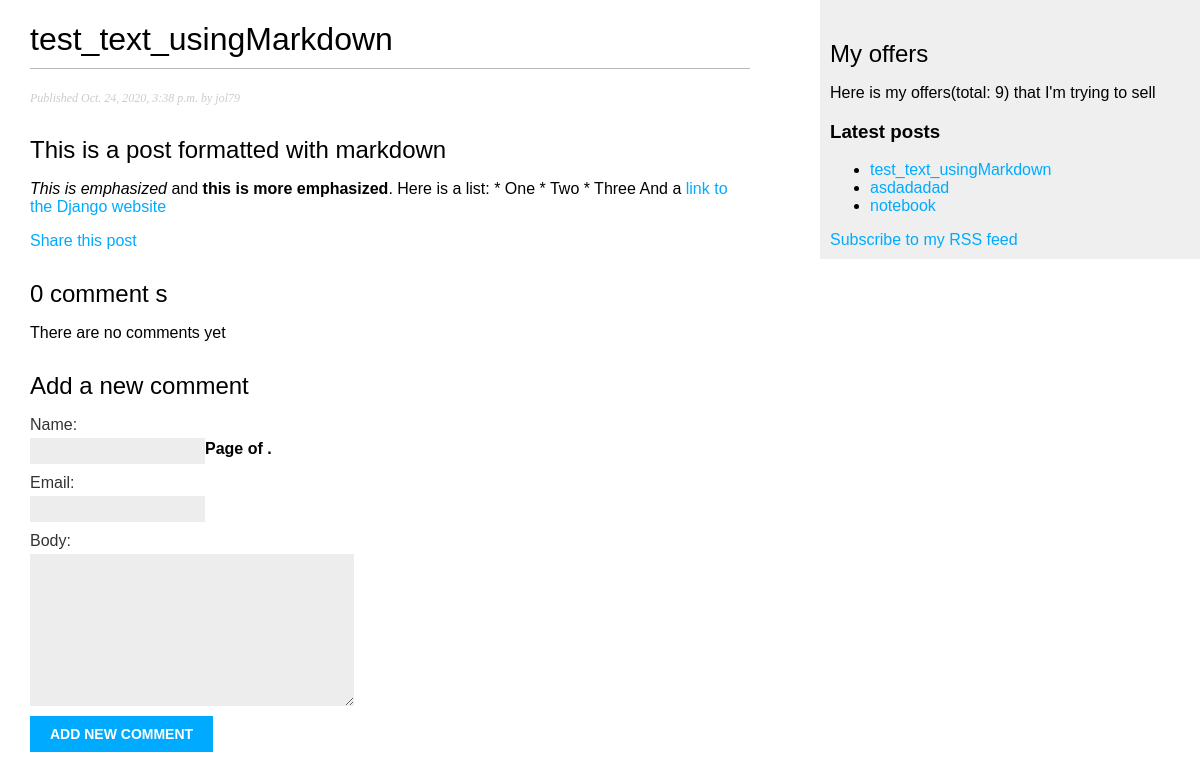
Screenshot of /blog/2020/10/24/test_text_usingmarkdown/ with the database file from the repository.
### blog/models.py (models this page shows, shortened)
class Post(models.Model):
    STATUS_CHOICES = (
        ('draft', 'Draft'),
        ('published', 'Published'),
    )
    title = models.CharField(max_length=250)
    slug = models.SlugField(max_length=250,
                            unique_for_date='publish')
    author = models.ForeignKey(User,
                               on_delete=models.CASCADE,
                               related_name='blog_posts')
    body = models.TextField()
    publish = models.DateTimeField(default=timezone.now)
    created = models.DateTimeField(auto_now_add=True)
    updated = models.DateTimeField(auto_now=True)
    status = models.CharField(max_length=10,
                              choices=STATUS_CHOICES,
                              default='draft')
    objects = models.Manager()
    published = PublishedManager()
    tags = TaggableManager()
    def get_absolute_url(self):
        return reverse('blog:post_detail',
                       args=[self.publish.year,
                             self.publish.month,
                             self.publish.day,
                             self.slug])
    class Meta:
        ordering = ['-publish']

### blog/views.py (the view)
def post_detail(request, year, month, day, post):
    post = get_object_or_404(Post, slug=post,
                             status="published",
                             publish__year=year,
                             publish__month=month,
                             publish__day=day)
    comments = post.comments.filter(active=True)
    new_comment = None
    if request.method == "Post":
        comment_form = CommentForm(data=request.POST)
        if comment_form.is_valid():
            new_comment = comment_form.save(commit=False)
            new_comment.post = post
            new_comment.save()
    else:
        comment_form = CommentForm()
    return render(request,
                  'blog/post/detail.html',
                  {'post': post,
                   'comments': comments,
                   'new_comment': new_comment,
                   'comment_form': comment_form})

### blog/forms.py
class CommentForm(forms.ModelForm):
    class Meta:
        model = Comment
        fields = ('name', 'email', 'body')

### blog/models.py (called while the page is built)
    def get_queryset(self):
        return super(PublishedManager,
                     self).get_queryset()\
                          .filter(status="published")

### blog/templatetags/blog_tags.py (called while the page is built)
@register.filter(name="markdown")
def markdown_format(text):
    return mark_safe(markdown.markdown(text))

@register.simple_tag
def total_posts():
    return Post.published.count()

@register.inclusion_tag('blog/post/latest_posts.html')
def show_latest_posts(count=5):
    latest_posts = Post.published.order_by('-publish')[:count]
    return {'latest_posts': latest_posts}

### blog/templates/blog/post/detail.html (shortened to what this page needs)
{% extends "blog/base.html" %}
{% load blog_tags %}
{% block content %}
    <h1>
        {{ post.title }}
    </h1>
    <p class="date">
        Published {{ post.publish }} by {{ post.author }}
    </p>
    {{ post.body|markdown }}
    <p>
        <a href="{% url "blog:post_share" post.id %}">
            Share this post
        </a>
    </p>
    {% with comments.count as total_comments %}
        <h2>
            {{ total_comments }} comment {{ total_comments|pluralize }}
        </h2>
    {% endwith %}
    {% for comment in comments %}
        <div class="comment">
            <p class="info">
                Comment {{ forloop.counter }} by {{ comment.name }}
                {{ comment.created }}
            </p>
            {{ comment.body|linebreaks }}
        </div>
    {% empty %}
        <p> There are no comments yet </p>
    {% endfor %}
    {% if new_comment %}
        <h2>Your new comment has been added</h2>
    {% else %}
        <h2>Add a new comment</h2>
        <form method="post">
            {{ comment_form.as_p }}
            <p><input type="submit" value="Add new comment"></p>
        </form>
    {% endif %}
    {% include "pagination.html" with page=page_obj %}
{% endblock %}

### blog/templates/blog/post/latest_posts.html
<ul>
    {% for post in latest_posts %}
        <li>
            <a href="{{ post.get_absolute_url }}">
                {{ post.title }}
            </a>
        </li>
    {% endfor %}
</ul>

### blog/static/css/blog.css (style rules this page uses)
body { margin:0; padding:0; font-family:helvetica, sans-serif; }
a { color:#00abff; text-decoration:none; }
h1 { font-weight:normal; border-bottom:1px solid #bbb; padding:0 0 10px 0; }
h2 { font-weight:normal; margin:30px 0 0; }
p.date { color:#ccc; font-family: georgia, serif; font-size: 12px; font-style: italic; }
label { float:left; clear:both; color:#333; margin-bottom:4px; }
input, textarea { clear:both; float:left; margin:0 0 10px; background:#ededed; border:0; padding:6px 10px; font-size:12px; }
input[type=submit] { font-weight:bold; background:#00abff; color:#fff; padding:10px 20px; font-size:14px; text-transform:uppercase; }

### rows the page displays
Post: title "test_text_usingMarkdown", publish "Oct. 24, 2020, 3:38 p.m.", author "jol79", body "This is a post formatted with markdown This is emphasized and this is more emphasized . Here is a list: * One * Two * Three And a link to the Django website"
Post: title "asdadadad"
Post: title "notebook"

### other values shown
{{ total_comments }} "0"
